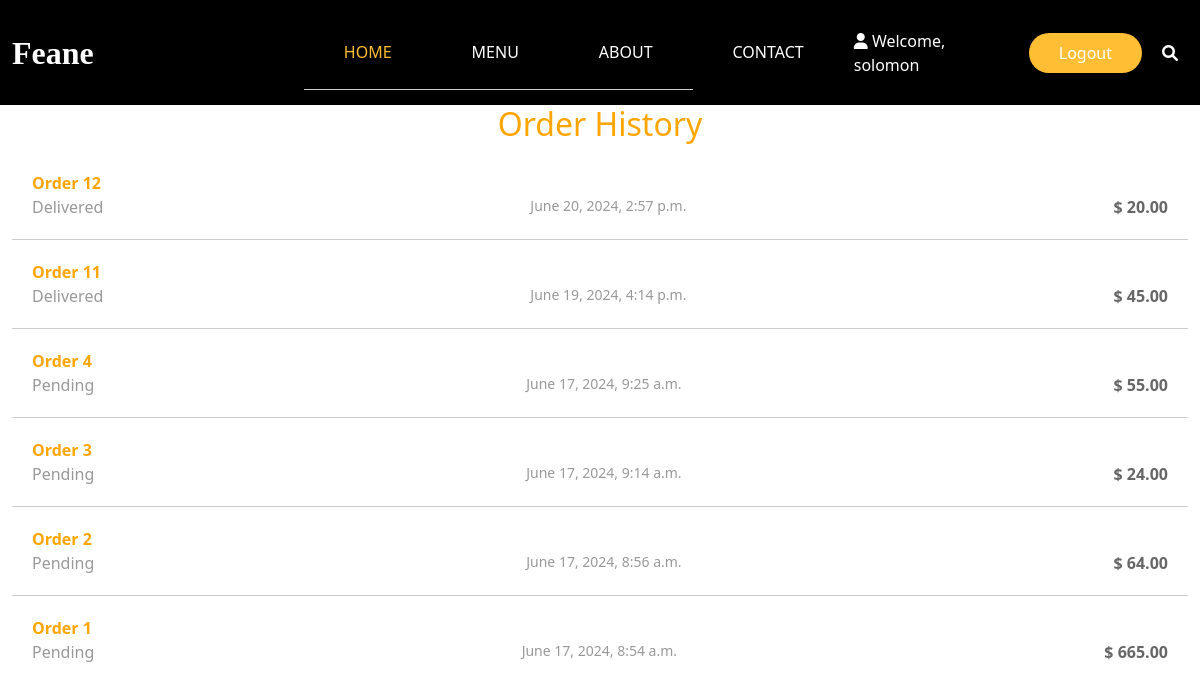
The page /orders/ (signed in) on the database its author committed.
### restaurant_menu/models.py (models this page shows, shortened)
class Order(models.Model):
    user = models.ForeignKey(User, on_delete=models.CASCADE)
    created_at = models.DateTimeField(auto_now_add=True)
    total_price = models.DecimalField(max_digits=10, decimal_places=2)
    status = models.CharField(max_length=10, choices=ORDER_STATUS, default='Pending')
    estimated_delivery = models.DateTimeField(null=True, blank=True)

### restaurant_menu/views.py (the view)
# urls.py: path('orders/', views.order_history, name='order_history'),
@login_required
def order_history(request):
    orders = Order.objects.filter(user=request.user).order_by('-created_at')
    return render(request, 'base/order_history.html', {'orders': orders})

### restaurant_menu/templates/base/order_history.html (shortened to what this page needs)
{% extends "new_main.html" %}
{% block content %}
<h2 style="text-align: center; color: orange">Order History</h2>
<ul>
    {% for order in orders %}
        <li>
            <a href="{% url 'order_detail' order.id %}" class="order-id">Order {{ order.id }}</a>
            <div class="order-info">
                <span class="order-status">{{ order.status }}</span>
                <span class="order-date">{{ order.created_at }}</span>
                <span class="order-price">$ {{ order.total_price }}</span>
            </div>
        </li>
    {% endfor %}
</ul>
{% endblock %}

### templates/sub_nav.html (shortened to what this page needs)
{% load static %}
<header class="header_section" style="background-color: black;">
    <div class="container">
        <nav class="navbar navbar-expand-lg custom_nav-container">
            <a class="navbar-brand" href="index.html">
                <span>Feane</span>
            </a>
            <div class="collapse navbar-collapse" id="navbarSupportedContent">
                <ul class="navbar-nav mx-auto">
                    <li class="nav-item active">
                        <a class="nav-link" href="index.html">Home</a>
                    </li>
                    <li class="nav-item">
                        <a class="nav-link" href="menu.html">Menu</a>
                    </li>
                    <li class="nav-item">
                        <a class="nav-link" href="about.html">About</a>
                    </li>
                    <li class="nav-item">
                        <a class="nav-link" href="{% url 'contact' %}">Contact</a>
                    </li>
                </ul>
                <div class="user_option">
                    {% if user.is_authenticated %}
                        <a href="#" class="user_link">
                            <i class="fa fa-user" aria-hidden="true"></i> Welcome, {{ user.username }}
                        </a>
                        <a href="{% url 'logout' %}" class="order_online">Logout</a>
                    {% endif %}
                    <form class="form-inline">
                        <button class="btn my-2 my-sm-0 nav_search-btn" type="submit">
                            <i class="fa fa-search" aria-hidden="true"></i>
                        </button>
                    </form>
                </div>
            </div>
        </nav>
    </div>
</header>

### restaurant_menu/static/styles/style.css (style rules this page uses)
::placeholder { color: #bbb; opacity: 1; }
.header_section { padding: 15px 0; }
.navbar-brand { font-family: 'Dancing Script', cursive; }
.navbar-brand span { font-weight: bold; font-size: 32px; color: #ffffff; }
.custom_nav-container { padding: 0; }
.custom_nav-container .navbar-nav { padding-left: 18%; }
.custom_nav-container .navbar-nav .nav-item .nav-link { padding: 5px 20px; color: #ffffff; text-align: center; text-transform: uppercase; border-radius: 5px; -webkit-transition: all 0.3s; transition: all 0.3s; }
.custom_nav-container .navbar-nav .nav-item:hover .nav-link, .custom_nav-container .navbar-nav .nav-item.active .nav-link { color: #ffbe33; }
.custom_nav-container .nav_search-btn { width: auto; height: auto; padding: 0; border: none; color: #ffffff; margin: 0 10px; }
.user_option { display: -webkit-box; display: -ms-flexbox; display: flex; -webkit-box-align: center; -ms-flex-align: center; align-items: center; }
.user_option a { margin: 0 10px; }
.user_option .user_link { color: #ffffff; }
.user_option .order_online { display: inline-block; padding: 8px 30px; background-color: #ffbe33; color: #ffffff; border-radius: 45px; -webkit-transition: all 0.3s; transition: all 0.3s; border: none; }
.container { max-width: 1200px; margin: auto; }

### restaurant_menu/templates/base/order_history.html (style rules this page uses)
ul { list-style: none; padding: 0; margin: 0; }
li { padding: 20px; border-bottom: 1px solid #ccc; }
li:last-child { border-bottom: none; }
a { color: #337ab7; text-decoration: none; }
.order-info { display: flex; justify-content: space-between; }
.order-id { font-weight: bold; color: orange; }
.order-status { color: #999; }
.order-date { color: #999; font-size: 14px; }
.order-price { font-weight: bold; color: #666; }

### rows shown on the page
Order: id "12", status "Delivered", created_at "June 20, 2024, 2:57 p.m.", total_price "20.00"
Order: id "11", status "Delivered", created_at "June 19, 2024, 4:14 p.m.", total_price "45.00"
Order: id "4", status "Pending", created_at "June 17, 2024, 9:25 a.m.", total_price "55.00"
Order: id "3", status "Pending", created_at "June 17, 2024, 9:14 a.m.", total_price "24.00"
Order: id "2", status "Pending", created_at "June 17, 2024, 8:56 a.m.", total_price "64.00"
Order: id "1", status "Pending", created_at "June 17, 2024, 8:54 a.m.", total_price "665.00"

### other values the page prints
{{ user.username }} "solomon"
